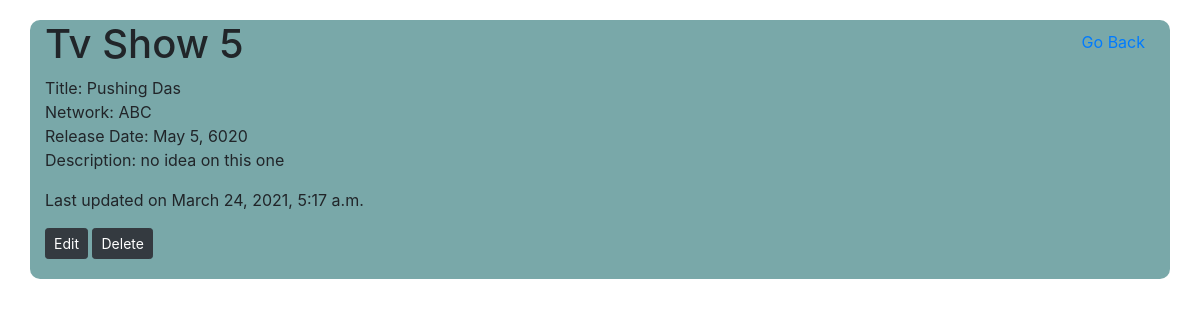
Screenshot of /shows/5 with the database file from the repository.
### semi_app/models.py (models this page shows)
class Show(models.Model):
    title = models.CharField(max_length=255)
    network = models.TextField(max_length=255)
    release_date = models.DateField()
    description = models.TextField(max_length=255)
    created_at = models.DateTimeField(auto_now_add=True)
    updated_at = models.DateTimeField(auto_now=True)
    objects = ShowManager()

### semi_app/views.py (the view)
# urls.py: path('shows/<int:show_id>', views.show),
def show(request, show_id):
    context = {
    "this_show" : Show.objects.get(id=show_id),
}
    return render(request, 'show.html', context)

### semi_app/templates/show.html (shortened to what this page needs)
<!DOCTYPE html>
<html lang="en">
<head>
    <link rel="stylesheet" href="https://cdn.jsdelivr.net/npm/bootstrap@4.6.0/dist/css/bootstrap.min.css">
    {% load static %}
        <link rel="stylesheet" href="{% static 'style.css' %}">
</head>
<body>
    <div class="container">
        <div class="header">
            <h1>Tv Show {{this_show.id}}</h1>
            <a href="/shows" class="back">Go Back</a>
        </div>
        <ul name= "this_show">
            <li>Title: {{this_show.title}}</li>
            <li>Network: {{this_show.network}}</li>
            <li>Release Date: {{this_show.release_date}}</li>
            <li>Description: {{this_show.description}}</li>
        </ul>
        <p>Last updated on {{this_show.updated_at}}</p>
        <div class="div">
            <a href="/shows/{{this_show.id}}/edit" class="btn btn-sm btn-dark">Edit</a>
            <a href="/delete/{{this_show.id}}" class="btn btn-sm btn-dark">Delete</a>
        </div>
    </div>
</body>
</html>

### semi_app/static/style.css (style rules this page uses)
.container { background-color: #79a8a9; min-height: 150px; margin-top: 20px; border-radius: 10px; padding-bottom: 20px; }
.header { display:flex; justify-content: space-between; }
.back { margin: 10px; }
ul { list-style-type: none; padding: 0px; }

### rows the page displays
Show: id "5", title "Pushing Das", network "ABC", release_date "May 5, 6020", description "no idea on this one", updated_at "March 24, 2021, 5:17 a.m."
